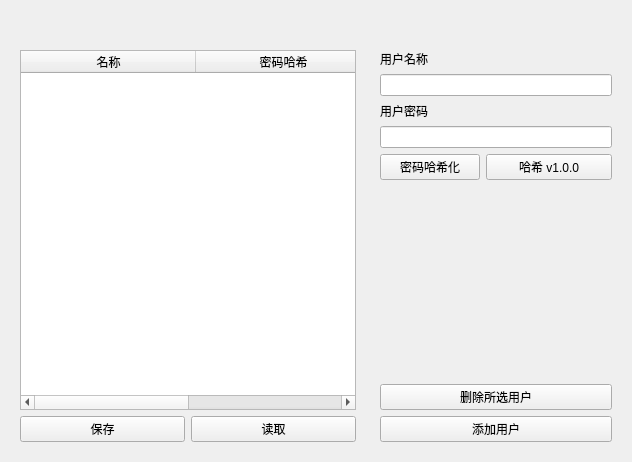
<?xml version="1.0" encoding="UTF-8"?>
<ui version="4.0">
 <class>Form</class>
 <widget class="QWidget" name="Form">
  <property name="geometry">
   <rect>
    <x>0</x>
    <y>0</y>
    <width>632</width>
    <height>462</height>
   </rect>
  </property>
  <property name="windowTitle">
   <string>用户管理</string>
  </property>
  <layout class="QVBoxLayout" name="verticalLayout_3">
   <item>
    <spacer name="verticalSpacer_1">
     <property name="orientation">
      <enum>Qt::Vertical</enum>
     </property>
     <property name="sizeType">
      <enum>QSizePolicy::Fixed</enum>
     </property>
     <property name="sizeHint" stdset="0">
      <size>
       <width>20</width>
       <height>30</height>
      </size>
     </property>
    </spacer>
   </item>
   <item>
    <layout class="QHBoxLayout" name="horizontalLayout">
     <item>
      <widget class="CardWidget" name="CardWidget_1">
       <layout class="QVBoxLayout" name="verticalLayout_2">
        <item>
         <widget class="TableWidget" name="TableWidget">
          <property name="rowCount">
           <number>0</number>
          </property>
          <property name="columnCount">
           <number>2</number>
          </property>
          <attribute name="horizontalHeaderDefaultSectionSize">
           <number>175</number>
          </attribute>
          <attribute name="horizontalHeaderStretchLastSection">
           <bool>true</bool>
          </attribute>
          <attribute name="verticalHeaderVisible">
           <bool>false</bool>
          </attribute>
          <column>
           <property name="text">
            <string>名称</string>
           </property>
          </column>
          <column>
           <property name="text">
            <string>密码哈希</string>
           </property>
          </column>
         </widget>
        </item>
        <item>
         <layout class="QHBoxLayout" name="horizontalLayout_1_1">
          <item>
           <widget class="PushButton" name="PushButton_Save">
            <property name="text">
             <string>保存</string>
            </property>
           </widget>
          </item>
          <item>
           <widget class="PushButton" name="PushButton_Get">
            <property name="text">
             <string>读取</string>
            </property>
           </widget>
          </item>
         </layout>
        </item>
       </layout>
      </widget>
     </item>
     <item>
      <widget class="CardWidget" name="CardWidget_2">
       <property name="maximumSize">
        <size>
         <width>250</width>
         <height>16777215</height>
        </size>
       </property>
       <layout class="QVBoxLayout" name="verticalLayout">
        <item>
         <widget class="BodyLabel" name="BodyLabel_Username">
          <property name="text">
           <string>用户名称</string>
          </property>
         </widget>
        </item>
        <item>
         <widget class="LineEdit" name="LineEdit_Username"/>
        </item>
        <item>
         <widget class="BodyLabel" name="BodyLabel_Password">
          <property name="text">
           <string>用户密码</string>
          </property>
         </widget>
        </item>
        <item>
         <widget class="LineEdit" name="LineEdit_Password"/>
        </item>
        <item>
         <layout class="QHBoxLayout" name="horizontalLayout_2_password">
          <item>
           <widget class="PushButton" name="PushButton_PasswordChange">
            <property name="maximumSize">
             <size>
              <width>100</width>
              <height>16777215</height>
             </size>
            </property>
            <property name="text">
             <string>密码哈希化</string>
            </property>
           </widget>
          </item>
          <item>
           <widget class="ComboBox" name="ComboBox_PasswordChange">
            <property name="text">
             <string>哈希 v1.0.0</string>
            </property>
           </widget>
          </item>
         </layout>
        </item>
        <item>
         <spacer name="verticalSpacer_2_2">
          <property name="orientation">
           <enum>Qt::Vertical</enum>
          </property>
          <property name="sizeHint" stdset="0">
           <size>
            <width>20</width>
            <height>40</height>
           </size>
          </property>
         </spacer>
        </item>
        <item>
         <widget class="PushButton" name="PushButton_del">
          <property name="text">
           <string>删除所选用户</string>
          </property>
         </widget>
        </item>
        <item>
         <widget class="PrimaryPushButton" name="PrimaryPushButton">
          <property name="text">
           <string>添加用户</string>
          </property>
         </widget>
        </item>
       </layout>
      </widget>
     </item>
    </layout>
   </item>
  </layout>
 </widget>
 <customwidgets>
  <customwidget>
   <class>ComboBox</class>
   <extends>QPushButton</extends>
   <header>qfluentwidgets</header>
  </customwidget>
  <customwidget>
   <class>PushButton</class>
   <extends>QPushButton</extends>
   <header>qfluentwidgets</header>
  </customwidget>
  <customwidget>
   <class>PrimaryPushButton</class>
   <extends>PushButton</extends>
   <header>qfluentwidgets</header>
  </customwidget>
  <customwidget>
   <class>CardWidget</class>
   <extends>QFrame</extends>
   <header>qfluentwidgets</header>
   <container>1</container>
  </customwidget>
  <customwidget>
   <class>BodyLabel</class>
   <extends>QLabel</extends>
   <header>qfluentwidgets</header>
  </customwidget>
  <customwidget>
   <class>LineEdit</class>
   <extends>QLineEdit</extends>
   <header>qfluentwidgets</header>
  </customwidget>
  <customwidget>
   <class>TableWidget</class>
   <extends>QTableWidget</extends>
   <header>qfluentwidgets</header>
  </customwidget>
 </customwidgets>
 <resources/>
 <connections/>
</ui>
